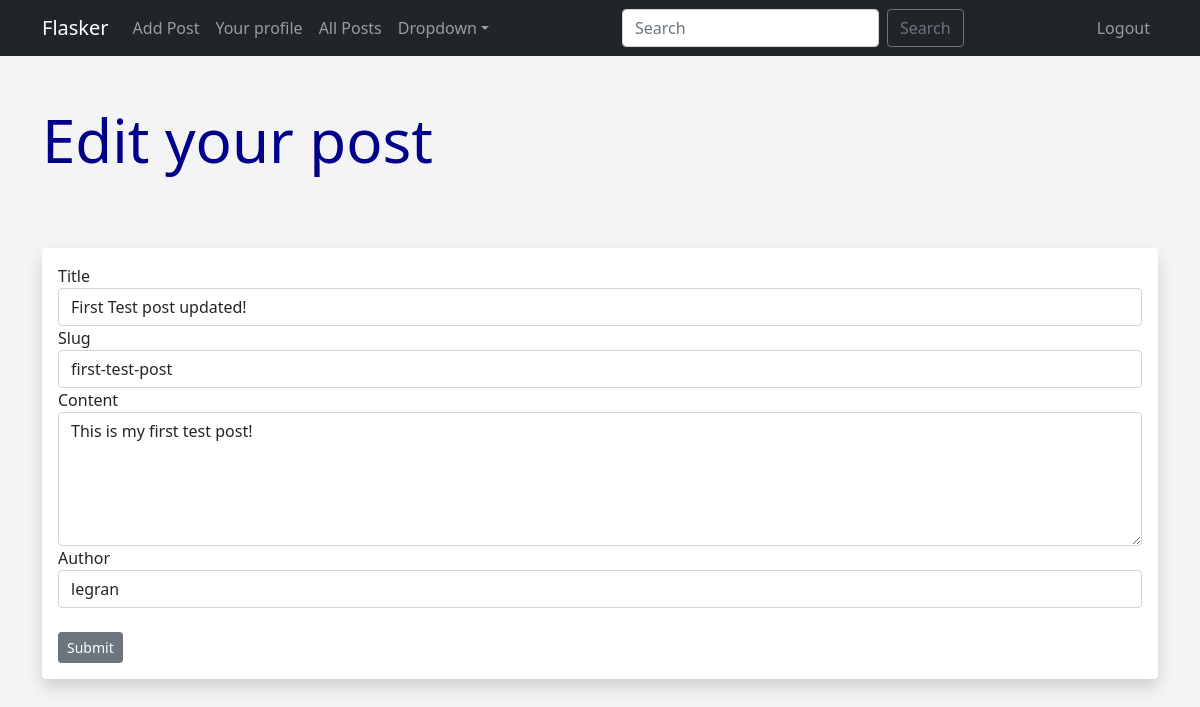
Page /edit-post/1 (signed in) on the earlier database version.
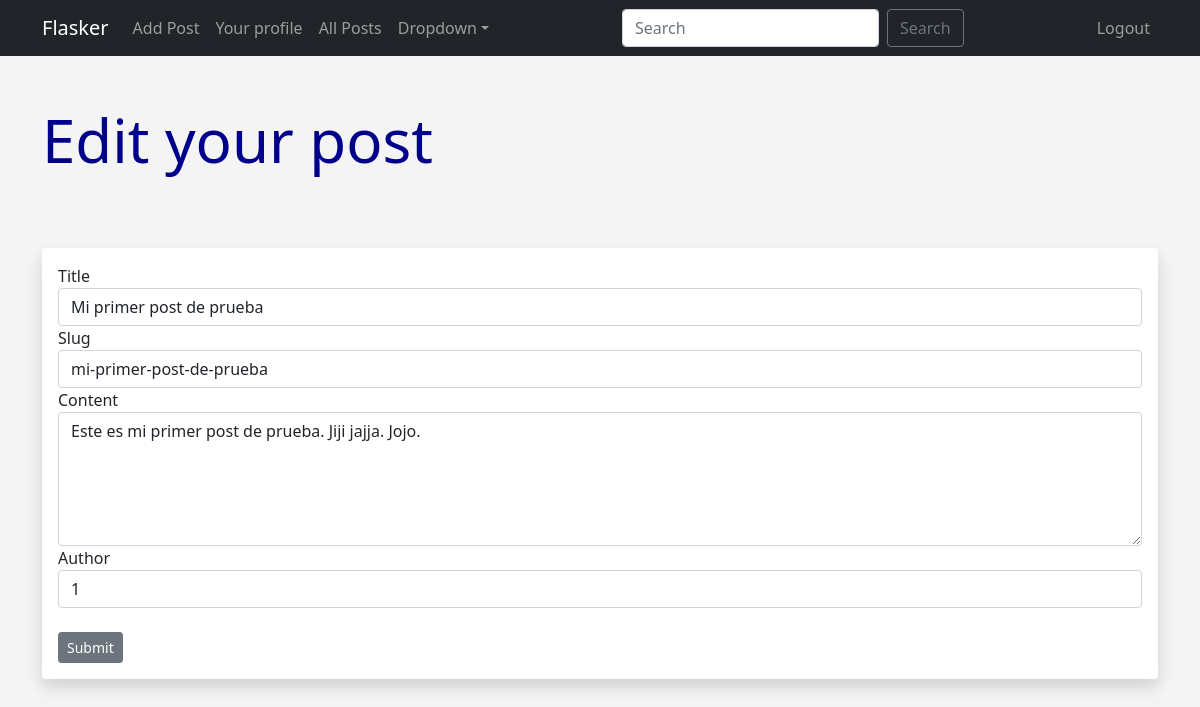
Same page on the later database version.
### app.py (models this page shows)
class Posts(db.Model):
    id = db.Column(db.Integer, primary_key=True)
    title = db.Column(db.String(100), nullable=False)
    slug = db.Column(db.String(100), nullable=False, unique=True)
    author = db.Column(db.Integer, db.ForeignKey('users.id'))
    content = db.Column(db.Text, nullable=False)
    date_posted = db.Column(db.DateTime, default=datetime.utcnow)

### app.py (the view)
@app.route('/edit-post/<int:id>', methods=['GET', 'POST'])
@login_required
def edit_post(id):
    post = Posts.query.get_or_404(id)
    form = PostForm()
    if form.validate_on_submit():
        post.title = form.title.data
        post.slug = form.slug.data
        post.content = form.content.data
        db.session.commit()
        flash('Your post has been updated!', 'success')
        return redirect(url_for('show_post', id=post.id))
    elif request.method == 'GET':
        form.title.data = post.title
        form.slug.data = post.slug
        form.content.data = post.content
        form.author.data = post.author
    return render_template('edit_post.html', form=form, post=post)

### webforms.py
class PostForm(FlaskForm):
    title = StringField('Title', validators=[DataRequired()])
    slug = StringField('Slug', validators=[DataRequired()])
    content = StringField('Content',
                          validators=[DataRequired()],
                          widget=TextArea())
    author = StringField('Author')
    submit = SubmitField('Submit')

### app.py (called while the page is built)
@login_manager.user_loader
def load_user(user_id):
    return Users.query.get(int(user_id))

### templates/edit_post.html (shortened to what this page needs)
{% extends 'base.html' %}
{% block content %}
<h1 class="my-5">Edit your post</h1>
<br>
<div class="shadow p-3 mb-5 bg-body rounded">
    <form method="post">
        {{ form.title.label }}
        {{ form.title(class='form-control') }}
        {{ form.slug.label }}
        {{ form.slug(class='form-control') }}
        {{ form.content.label }}
        {{ form.content(class='form-control', rows="5") }}
        {{ form.author.label }}
        {{ form.author(class='form-control') }}
        <br>
        {{ form.submit(class='btn btn-secondary btn-sm') }}
    </form>
</div>
{% endblock content %}

Differences in the rows shown:
changed Posts: title "First Test post updated!" → "Mi primer post de prueba"; slug "first-test-post" → "mi-primer-post-de-prueba"; content "This is my first test post!" → "Este es mi primer post de prueba. Jiji jajja. Jojo."; author "legran" → "1"
